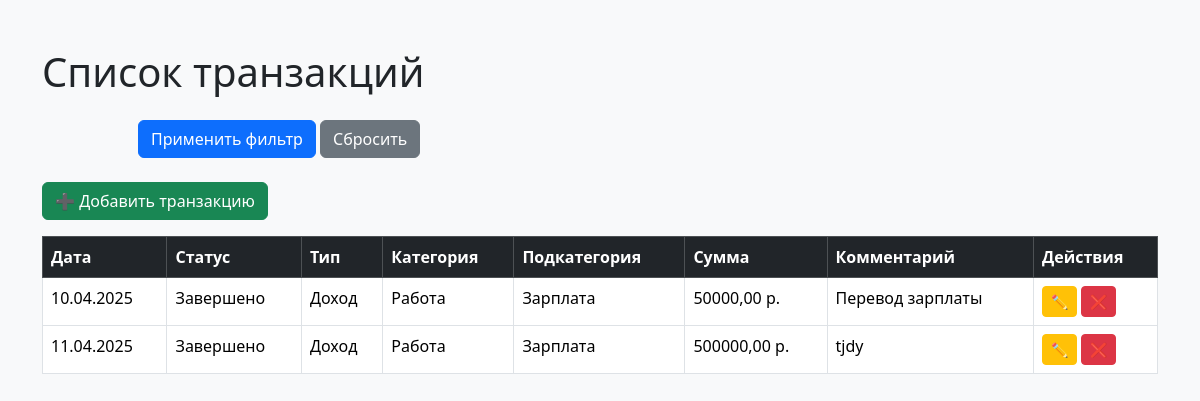
The app's page / (signed in) with its own data.
### core/models.py (models this page shows, shortened)
class Transaction(models.Model):
    date = models.DateField(verbose_name="Дата", auto_now_add=False)
    status = models.ForeignKey(Status, on_delete=models.PROTECT)
    transaction_type = models.ForeignKey(TransactionType, on_delete=models.PROTECT)
    category = models.ForeignKey(Category, on_delete=models.PROTECT)
    subcategory = models.ForeignKey(SubCategory, on_delete=models.PROTECT)
    amount = models.DecimalField(max_digits=10, decimal_places=2)
    comment = models.TextField(blank=True, null=True)

class Status(models.Model):
    name = models.CharField(max_length=100)

class TransactionType(models.Model):
    name = models.CharField(max_length=100)

class Category(models.Model):
    name = models.CharField(max_length=100)
    transaction_type = models.ForeignKey(TransactionType, on_delete=models.CASCADE, related_name='categories')

class SubCategory(models.Model):
    name = models.CharField(max_length=100)
    category = models.ForeignKey(Category, on_delete=models.CASCADE, related_name='subcategories')

### core/views.py (the view, shortened to what this page needs)
# urls.py: path('', views.transaction_list, name='transaction_list'),
@login_required
def transaction_list(request):
    transactions = Transaction.objects.all()
    form = FilterForm(request.GET or None)
    return render(request, 'core/transaction_list.html', {'transactions': transactions, 'form': form})

### core/templates/core/transaction_list.html (shortened to what this page needs)
<!DOCTYPE html>
<html lang="ru">
<head>
    <link href="https://cdn.jsdelivr.net/npm/bootstrap@5.3.3/dist/css/bootstrap.min.css" rel="stylesheet">
</head>
<body class="bg-light">
<div class="container py-5">
    <h1 class="mb-4">Список транзакций</h1>
    <form method="get" class="row row-cols-lg-auto g-3 align-items-end mb-4">
        <div class="col">
            {{ filter_form.date_from.label }}<br>
        </div>
        <div class="col">
            {{ filter_form.date_to.label }}<br>
        </div>
        <div class="col">
            {{ filter_form.status.label }}<br>
        </div>
        <div class="col">
            {{ filter_form.transaction_type.label }}<br>
        </div>
        <div class="col">
            {{ filter_form.category.label }}<br>
        </div>
        <div class="col">
            {{ filter_form.subcategory.label }}<br>
        </div>
        <div class="col">
            <button type="submit" class="btn btn-primary">Применить фильтр</button>
            <a href="{% url 'transaction_list' %}" class="btn btn-secondary">Сбросить</a>
        </div>
    </form>
    <a href="{% url 'add_transaction' %}" class="btn btn-success mb-3">➕ Добавить транзакцию</a>
    <div class="table-responsive">
        <table class="table table-bordered table-hover">
            <thead class="table-dark align-middle">
                <tr>
                    <th>Дата</th>
                    <th>Статус</th>
                    <th>Тип</th>
                    <th>Категория</th>
                    <th>Подкатегория</th>
                    <th>Сумма</th>
                    <th>Комментарий</th>
                    <th>Действия</th>
                </tr>
            </thead>
            <tbody>
                {% for t in transactions %}
                    <tr>
                        <td>{{ t.date|date:"d.m.Y" }}</td>
                        <td>{{ t.status.name }}</td>
                        <td>{{ t.transaction_type.name }}</td>
                        <td>{{ t.category.name }}</td>
                        <td>{{ t.subcategory.name }}</td>
                        <td>{{ t.amount }} р.</td>
                        <td>{{ t.comment }}</td>
                        <td>
                            <a href="{% url 'edit_transaction' t.id %}" class="btn btn-sm btn-warning">✏️</a>
                            <a href="{% url 'delete_transaction' t.id %}" class="btn btn-sm btn-danger">❌</a>
                        </td>
                    </tr>
                {% empty %}
                    <tr><td colspan="8" class="text-center">Нет данных</td></tr>
                {% endfor %}
            </tbody>
        </table>
    </div>
</div>
</body>
</html>

### records on screen
Transaction: date "10.04.2025", status.name "Завершено", transaction_type.name "Доход", category.name "Работа", subcategory.name "Зарплата", amount "50000,00", comment "Перевод зарплаты"
Transaction: date "11.04.2025", status.name "Завершено", transaction_type.name "Доход", category.name "Работа", subcategory.name "Зарплата", amount "500000,00", comment "tjdy"
